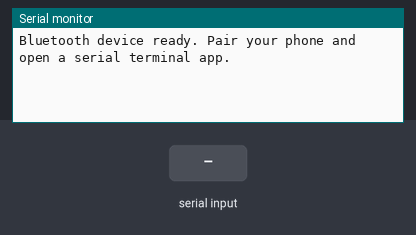
Simulated run of this sketch. Board: Arduino Uno, built with avr-gcc and run on an emulated ATmega328P. On the bench: the last lines printed to the serial monitor. The test bench sets the inputs (shaded band).

Above: at 6.9 s.
7.0 s: "1" received over the second serial link
At 10.2 s:
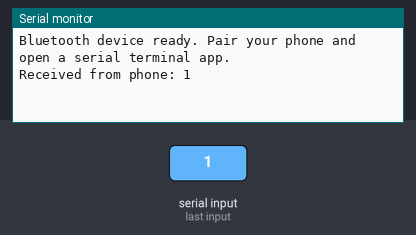
10.6 s: "0" received over the second serial link
At 13.3 s:
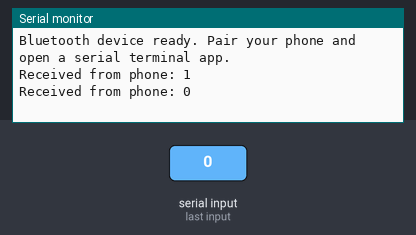
13.6 s: "2" received over the second serial link
At 16.7 s:
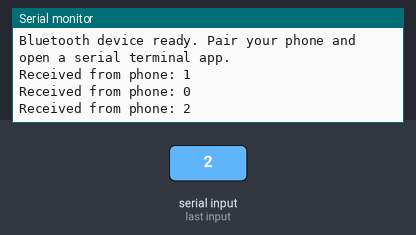

The sketch:

bluetooth_comm.ino
```cpp
#include <SoftwareSerial.h>

#define BT_TX 10  // Arduino TX -> HC-05 RX
#define BT_RX 11  // Arduino RX -> HC-05 TX

SoftwareSerial BTSerial(BT_RX, BT_TX);

void setup() {
  Serial.begin(9600);       // Serial monitor
  BTSerial.begin(9600);     // Bluetooth module
  Serial.println("Bluetooth device ready. Pair your phone and open a serial terminal app.");
}

void loop() {
  // Send data to smartphone
  BTSerial.println("Hello from Arduino via Bluetooth!");
  delay(2000);

  // Check if data received from smartphone
  if (BTSerial.available()) {
    String incoming = BTSerial.readString();
    Serial.print("Received from phone: ");
    Serial.println(incoming);

    // Echo back confirmation
    BTSerial.print("Arduino received: ");
    BTSerial.println(incoming);
  }
}
```

Measured:
- after the input at 7.0 s, the serial monitor: prints a new line after 2.2 s (image 1)
- after the input at 10.6 s, the serial monitor: prints a new line after 1.6 s (image 2)
- after the input at 13.6 s, the serial monitor: prints a new line after 1.7 s (image 3)
